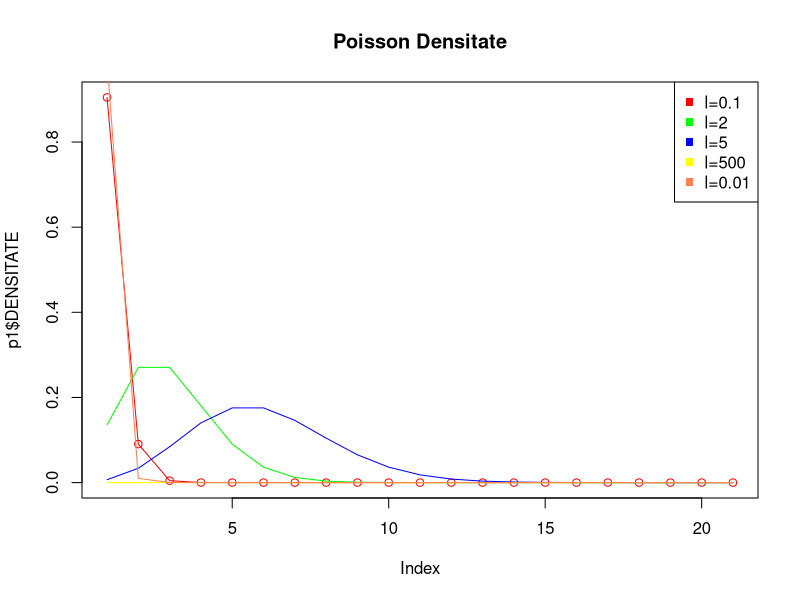
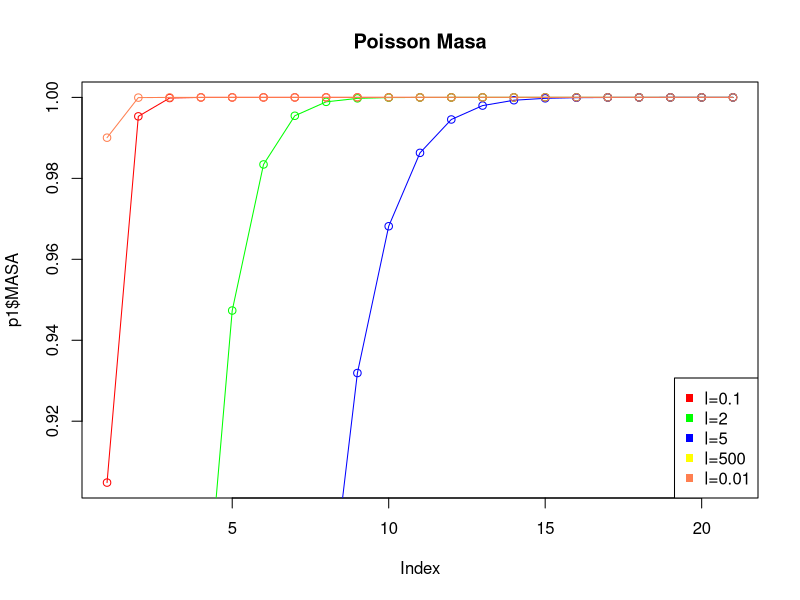
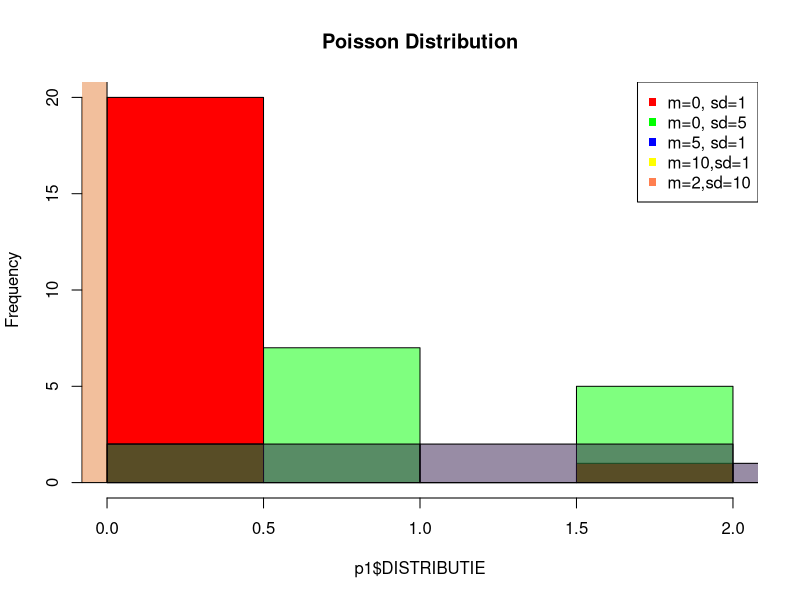
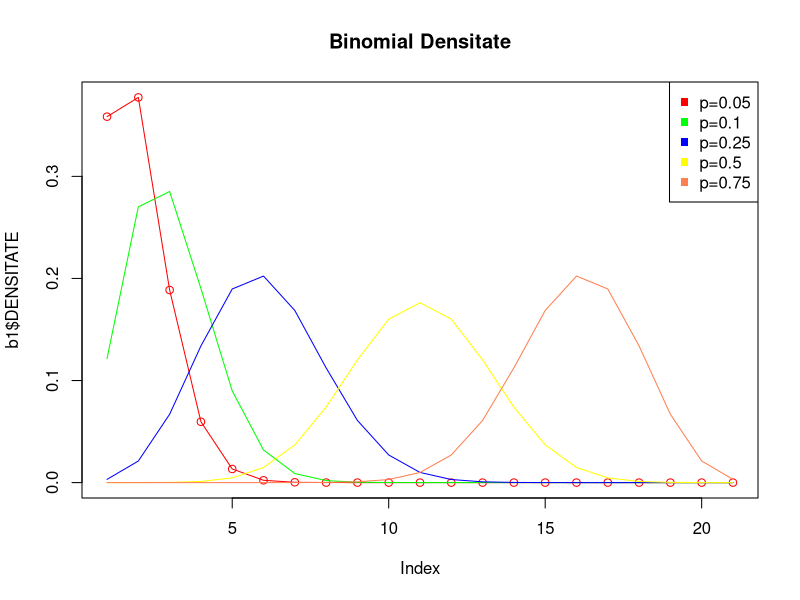
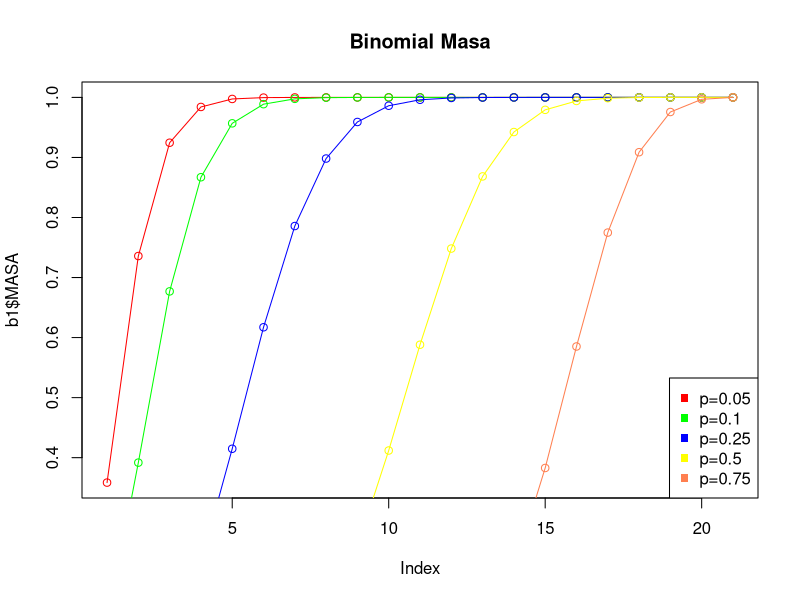
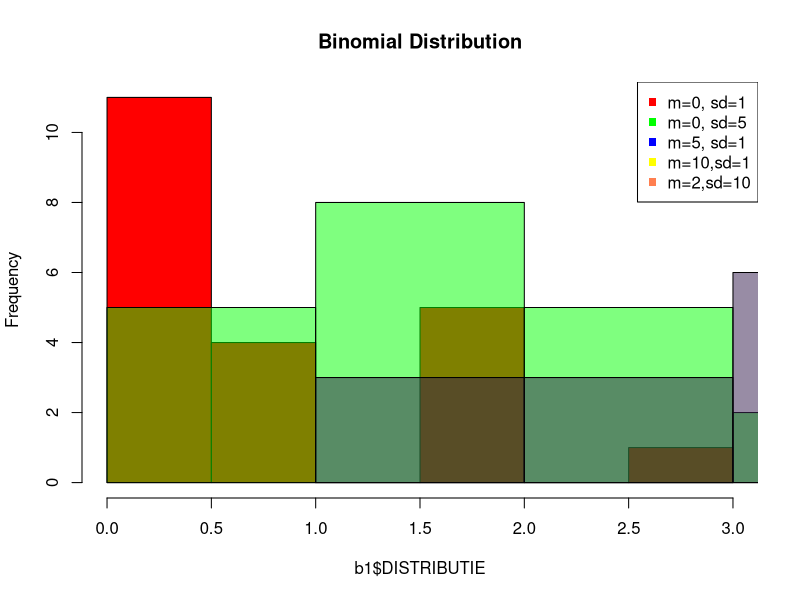
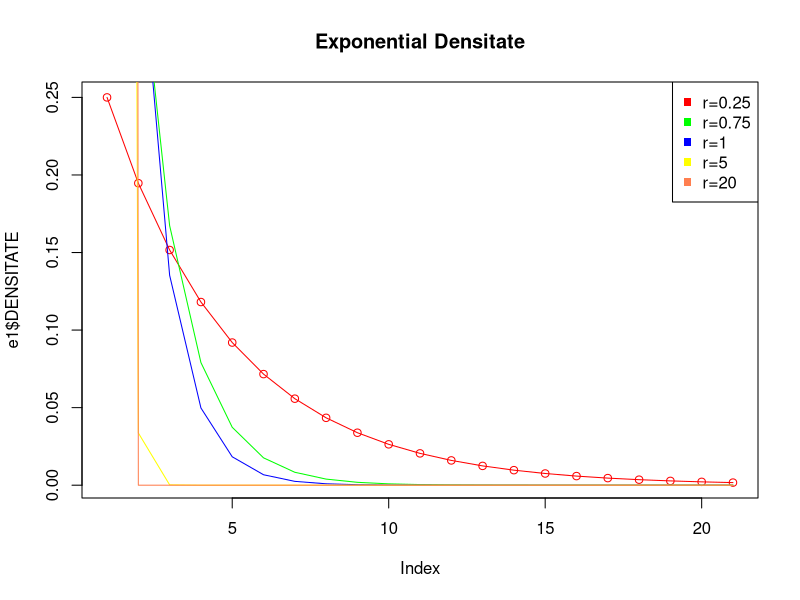
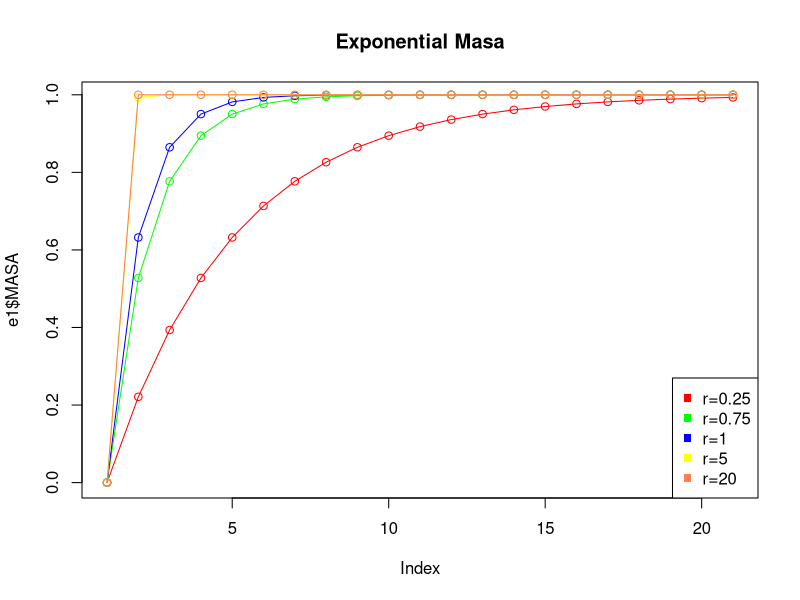

These charts were generated, in order, by the following R code:
#Problema 1

#Ex 1 media si varianta 1000 v.a. independente

p = rpois(1000,5.2)
b = rbinom(1000, 10, 0.1)
e = rexp(1000,10)
n = rnorm(1000,5)
print(var(p))
print(mean(p))
print(var(b))
print(mean(b))
print(var(e))
print(mean(e))
print(var(n))
print(mean(n))

#Ex 2 si 3 graficele functiilor de masa, densitate si functiile de repartitie (distributie)

##graficele poisson
p1 = data.frame(DENSITATE=dpois(0:20, 0.1), MASA=ppois(0:20, 0.1), DISTRIBUTIE= rpois(0:20, 0.1))
p2 = data.frame(DENSITATE=dpois(0:20, 2), MASA=ppois(0:20, 2), DISTRIBUTIE= rpois(0:20, 2))
p3 = data.frame(DENSITATE=dpois(0:20, 5), MASA=ppois(0:20, 5), DISTRIBUTIE= rpois(0:20, 5))
p4 = data.frame(DENSITATE=dpois(0:20, 500), MASA=ppois(0:20, 500), DISTRIBUTIE= rpois(0:20, 500))
p5 = data.frame(DENSITATE=dpois(0:20, 0.01), MASA=ppois(0:20, 0.01), DISTRIBUTIE= rpois(0:20, 0.01))

plot(p1$DENSITATE, type="o",col="red", main="Poisson Densitate") 
lines(p2$DENSITATE,Type="o",col="green")
lines(p3$DENSITATE,Type="o",col="blue")
lines(p4$DENSITATE,Type="o",col="yellow")
lines(p5$DENSITATE,Type="o",col="coral")
legend("topright",c("l=0.1","l=2","l=5","l=500", "l=0.01"), col=c("red","green","blue","yellow","coral"),pch=15)

plot(p1$MASA,type="o",col="red", main="Poisson Masa") 
lines(p2$MASA,type="o",col="green")
lines(p3$MASA,type="o",col="blue")
lines(p4$MASA,type="o",col="yellow")
lines(p5$MASA,type="o",col="coral")
legend("bottomright",c("l=0.1","l=2","l=5","l=500", "l=0.01"), col=c("red","green","blue","yellow","coral"),pch=15)

hist(p1$DISTRIBUTIE, col="red", main="Poisson Distribution") 
hist(p2$DISTRIBUTIE, col=rgb(0,1,0,0.5), add=T)
hist(p3$DISTRIBUTIE, col=rgb(0.2,0.1,0.3,0.5), add=T)
hist(p4$DISTRIBUTIE, col=rgb(0.1,0.05,0.04,0.5), add=T)
hist(p5$DISTRIBUTIE, col=rgb(0.9,0.5,0.23,0.5), add=T)
legend("topright",c("m=0, sd=1","m=0, sd=5","m=5, sd=1","m=10,sd=1", "m=2,sd=10"), col=c("red","green","blue","yellow","coral"),pch=15)


##graficele binomial
b1 = data.frame(DENSITATE=dbinom(0:20, 20, 0.05), MASA=pbinom(0:20, 20, 0.05), DISTRIBUTIE=rbinom(0:20, 20, 0.05))
b2 = data.frame(DENSITATE=dbinom(0:20, 20, 0.1), MASA=pbinom(0:20, 20, 0.1), DISTRIBUTIE=rbinom(0:20, 20, 0.1))
b3 = data.frame(DENSITATE=dbinom(0:20, 20, 0.25), MASA=pbinom(0:20, 20, 0.25), DISTRIBUTIE=rbinom(0:20, 20, 0.25))
b4 = data.frame(DENSITATE=dbinom(0:20, 20, 0.5), MASA=pbinom(0:20, 20, 0.5), DISTRIBUTIE=rbinom(0:20, 20, 0.5))
b5 = data.frame(DENSITATE=dbinom(0:20, 20, 0.75), MASA=pbinom(0:20, 20, 0.75), DISTRIBUTIE=rbinom(0:20, 20, 0.75))

plot(b1$DENSITATE, type="o",col="red", main="Binomial Densitate")
lines(b2$DENSITATE,Type="o",col="green")
lines(b3$DENSITATE,Type="o",col="blue")
lines(b4$DENSITATE,Type="o",col="yellow")
lines(b5$DENSITATE,Type="o",col="coral")
legend("topright",c("p=0.05","p=0.1","p=0.25","p=0.5", "p=0.75"), col=c("red","green","blue","yellow","coral"),pch=15)

plot(b1$MASA,type="o",col="red", main="Binomial Masa")
lines(b2$MASA,type="o",col="green")
lines(b3$MASA,type="o",col="blue")
lines(b4$MASA,type="o",col="yellow")
lines(b5$MASA,type="o",col="coral")
legend("bottomright",c("p=0.05","p=0.1","p=0.25","p=0.5", "p=0.75"), col=c("red","green","blue","yellow","coral"),pch=15)

hist(b1$DISTRIBUTIE, col="red", main="Binomial Distribution") 
hist(b2$DISTRIBUTIE, col=rgb(0,1,0,0.5), add=T)
hist(b3$DISTRIBUTIE, col=rgb(0.2,0.1,0.3,0.5), add=T)
hist(b4$DISTRIBUTIE, col=rgb(0.1,0.05,0.04,0.5), add=T)
hist(b5$DISTRIBUTIE, col=rgb(0.9,0.5,0.23,0.5), add=T)
legend("topright",c("m=0, sd=1","m=0, sd=5","m=5, sd=1","m=10,sd=1", "m=2,sd=10"), col=c("red","green","blue","yellow","coral"),pch=15)


##graficele exponential
e1 = data.frame(DENSITATE=dexp(0:20, 0.25), MASA=pexp(0:20, 0.25), DISTRIBUTIE=rexp(0:20, 0.25))
e2 = data.frame(DENSITATE=dexp(0:20, 0.75), MASA=pexp(0:20, 0.75), DISTRIBUTIE=rexp(0:20, 0.75))
e3 = data.frame(DENSITATE=dexp(0:20, 1), MASA=pexp(0:20, 1), DISTRIBUTIE=rexp(0:20, 1))
e4 = data.frame(DENSITATE=dexp(0:20, 5), MASA=pexp(0:20, 5), DISTRIBUTIE=rexp(0:20, 5))
e5 = data.frame(DENSITATE=dexp(0:20, 20), MASA=pexp(0:20, 20), DISTRIBUTIE=rexp(0:20, 20))

plot(e1$DENSITATE, type="o",col="red", main="Exponential Densitate")
lines(e2$DENSITATE,Type="o",col="green")
lines(e3$DENSITATE,Type="o",col="blue")
lines(e4$DENSITATE,Type="o",col="yellow")
lines(e5$DENSITATE,Type="o",col="coral")
legend("topright",c("r=0.25","r=0.75","r=1","r=5", "r=20"), col=c("red","green","blue","yellow","coral"),pch=15)

plot(e1$MASA,type="o",col="red", main="Exponential Masa") 
lines(e2$MASA,type="o",col="green")
lines(e3$MASA,type="o",col="blue")
lines(e4$MASA,type="o",col="yellow")
lines(e5$MASA,type="o",col="coral")
legend("bottomright",c("r=0.25","r=0.75","r=1","r=5", "r=20"), col=c("red","green","blue","yellow","coral"),pch=15)

hist(e1$DISTRIBUTIE, col="red", main="Exponential Distribution") 
hist(e2$DISTRIBUTIE, col=rgb(0,1,0,0.5), add=T)
hist(e3$DISTRIBUTIE, col=rgb(0.2,0.1,0.3,0.5), add=T)
hist(e4$DISTRIBUTIE, col=rgb(0.1,0.05,0.04,0.5), add=T)
hist(e5$DISTRIBUTIE, col=rgb(0.9,0.5,0.23,0.5), add=T)
legend("topright",c("m=0, sd=1","m=0, sd=5","m=5, sd=1","m=10,sd=1", "m=2,sd=10"), col=c("red","green","blue","yellow","coral"),pch=15)


##graficele normal
n1 = data.frame(DENSITATE=dnorm(0:20, 0, 1), MASA=pnorm(0:20, 0, 1), DISTRIBUTIE=rnorm(0:20, 0, 1))
n2 = data.frame(DENSITATE=dnorm(0:20, 0, 5), MASA=pnorm(0:20, 0, 5), DISTRIBUTIE=rnorm(0:20, 0, 5))
n3 = data.frame(DENSITATE=dnorm(0:20, 5, 1), MASA=pnorm(0:20, 5, 1), DISTRIBUTIE=rnorm(0:20, 5, 1))
n4 = data.frame(DENSITATE=dnorm(0:20, 10, 1), MASA=pnorm(0:20, 10, 1), DISTRIBUTIE=rnorm(0:20, 10, 1))
n5 = data.frame(DENSITATE=dnorm(0:20, 2, 10), MASA=pnorm(0:20, 2, 10), DISTRIBUTIE=rnorm(0:20, 2, 10))

plot(n1$DENSITATE, type="o",col="red", main="Normal Densitate")
lines(n2$DENSITATE,Type="o",col="green")
lines(n3$DENSITATE,Type="o",col="blue")
lines(n4$DENSITATE,Type="o",col="yellow")
lines(n5$DENSITATE,Type="o",col="coral")
legend("topright",c("m=0, sd=1","m=0, sd=5","m=5, sd=1","m=10,sd=1", "m=2,sd=10"), col=c("red","green","blue","yellow","coral"),pch=15)

plot(n1$MASA,type="o",col="red", main="Normal Masa") 
lines(n2$MASA,type="o",col="green")
lines(n3$MASA,type="o",col="blue")
lines(n4$MASA,type="o",col="yellow")
lines(n5$MASA,type="o",col="coral")
legend("bottomright",c("m=0, sd=1","m=0, sd=5","m=5, sd=1","m=10,sd=1", "m=2,sd=10"), col=c("red","green","blue","yellow","coral"),pch=15)

hist(n1$DISTRIBUTIE, col="red", main="Normal Distribution") 
hist(n2$DISTRIBUTIE, col=rgb(0,1,0,0.5), add=T)
hist(n3$DISTRIBUTIE, col=rgb(0.2,0.1,0.3,0.5), add=T)
hist(n4$DISTRIBUTIE, col=rgb(0.1,0.05,0.04,0.5), add=T)
hist(n5$DISTRIBUTIE, col=rgb(0.9,0.5,0.23,0.5), add=T)
legend("topright",c("m=0, sd=1","m=0, sd=5","m=5, sd=1","m=10,sd=1", "m=2,sd=10"), col=c("red","green","blue","yellow","coral"),pch=15)


## ex 4


## 3*2*10 elemente
i <- 1
myk <- numeric(60)
Mass <- numeric(60)
Poison <- numeric(60)
Norm <- numeric(60)
NormCorect <- numeric(60)
CampP <- numeric(60)

for(n in c(25,50,100)){
  for(p in c(0.05, 0.1)){
    for(k in 1:10){
      a <- 1/(9*(n-k))
      b <- 1/(9*(k+1))
      r <- ((k+1)*(1-p))/(p*(n-k))
      c <- (1-b)*r^(1/3)
      miu <- 1-a
      sigmapatrat <- a + (b*r)^(2/3)
      
      myk[i] <- k
      Mass[i] <- pbinom(k, n, p)  ## asta e rezultatul pt care caut aproximari
      DISTRIBUTIE <- rbinom(k,n,p)  
      mylambda <- n*p
      Poison[i] <- ppois(k, lambda = mylambda)
      Norm[i] <-  pnorm((k-n*p)/sqrt(n*p*(1-p)))
      NormCorect[i] <-  pnorm((k + 0.5 - n*p)/sqrt(n*p*(1-p)))
      CampP[i] <- pnorm((c-miu)/sqrt(sigmapatrat))
      i <- i+1
      
    }
  }
}

tabela <- data.frame(k = myk, Binomiala = Mass, Poison = Poison, Normala= Norm, NormalaCorectie= NormCorect, CampPaulson = CampP)
print(tabela)


##ex 5
for(set in 0:5){
  BP <- 0
  BN <- 0
  BNC <- 0
  BCP <- 0
  for(i in 1:10){
    if(abs(tabela[set*10+i,2] - tabela[set*10+i,3]) >= BP )
      BP = abs(tabela[set*10+i,2] - tabela[set*10+i,3])
    
    if(abs(tabela[set*10+i,2] - tabela[set*10+i,4]) >= BN )
      BN = abs(tabela[set*10+i,2] - tabela[set*10+i,4])
    
    if(abs(tabela[set*10+i,2] - tabela[set*10+i,5]) >= BNC )
      BNC = abs(tabela[set*10+i,2] - tabela[set*10+i,5])
    
    if(abs(tabela[set*10+i,2] - tabela[set*10+i,6]) >= BCP)
      BCP = abs(tabela[set*10+i,2] - tabela[set*10+i,6])
    
  }
  
  print(BP)
  print(BN)
  print(BNC)
  print(BCP)
}

plot(tabela$Binomiala, type="o",col="red", main="Binomial approximations")
lines(tabela$Poison,Type="o",col="green")
lines(tabela$Normala,Type="o",col="blue")
lines(tabela$NormalaCorectie,Type="o",col="yellow")
lines(tabela$CampPaulson,Type="o",col="coral")
legend("bottomleft",c("Binomiala","Poison","Normala","Normala Corectie", "Camp Paulson"), col=c("red","green","blue","yellow","coral"),pch=15)



## ex 6

  skewnormal <- function(miu, sigma, lambda) {
    return(Vectorize(function(x) {
      return(2 / sigma *
               dnorm((x - miu) / sigma, mean = 0, sd = 1) * 
               pnorm((lambda * ((x - miu) / sigma)), mean = 0, sd = 1))
    }))
  }
  
  plot(skewnormal(1, 5, 10),col="blue")
  plot(skewnormal(1, 25, 5), add=TRUE, col = "black")
  plot(skewnormal(1, 50, 15), add=TRUE, col = "dark green")
  plot(skewnormal(1, 3, 20), add=TRUE, col = "yellow")
  plot(skewnormal(1, 100, 20), add=TRUE, col = "red")
  legend("topleft", c("5","25","50","3","100"),col=c("blue","black","dark green","yellow", "red"), pch = 10)

  
  
## ex 7
n <- 25
myfunction <- function(n,p){
  dreapta <- (n*p*(1-p))/((1-2*p)^2)
  lambdasquared <- uniroot(function(x)  ((1-(2/pi)*((x)/(1+x)))^3)/((2/pi)*((4/pi-1)^2)*((x/(1+x))^3))-dreapta, c(0,500), extendInt = "yes")$root
  
  lambda <- sign(1-2*p)*sqrt(lambdasquared)
  sigma <- sqrt((n*p*(1-p))/(1-(2/pi)*((lambda^2)/(1+lambda^2))))
  miu <- n*p - sigma*sqrt((2/pi)*((lambda^2)/(1+lambda^2)))
  
  library(sn)
  barplot(dsn(x= 0:n, dp=c(miu,sigma,lambda)),col=rgb(0.3,0.1,0.23,0.5), add=T)
  
}

# pt p=0.05

barplot(pbinom(q=0:n,size=n, prob=0.05), col=rgb(0.9,0.5,0.23,0.5))
myfunction(n,0.05)

# pt p=0.1

barplot(pbinom(q=0:n, size=n, prob=0.1), col=rgb(0.9,0.5,0.23,0.5))
myfunction(n,0.1)


## ex 8
    
    i <- 1
    myk <- numeric(60)
    Binomiala <- numeric(60)
    NormalaAsimetrica <- numeric(60)
    
    for(n in c(25,50,100)){
      for(p in c(0.05, 0.1)){
        for(k in 1:10){
          myk[i] <- k
          Binomiala[i] <- pbinom(k, n, p)  
          dreapta <- (n*p*(1-p))/((1-2*p)^2)
          lambdasquared <- uniroot(function(x)  ((1-(2/pi)*((x)/(1+x)))^3)/((2/pi)*((4/pi-1)^2)*((x/(1+x))^3))-dreapta, c(0,500), extendInt = "yes")$root
          
          lambda <- sign(1-2*p)*sqrt(lambdasquared)
          sigma <- sqrt((n*p*(1-p))/(1-(2/pi)*((lambda^2)/(1+lambda^2))))
          miu <- n*p - sigma*sqrt((2/pi)*((lambda^2)/(1+lambda^2)))
          NormalaAsimetrica[i]<- dsn(x=k, dp=c(miu,sigma,lambda))
          
          i <- i+1
          
        }
      }
    }
    
    tabela2 <- data.frame(k = myk, Binomiala =Binomiala, NormalaAsimetrica= NormalaAsimetrica)
    print(tabela2)
    
   ## afisarea distante Kolomogorov
    for(set in 0:5){
      maxim <- 0
      for(k in 1:10){
        if(abs(tabela2[set*10+k,2] - tabela2[set*10+k,3]) > maxim )
          Kolomogorov = abs(tabela2[set*10+k,2] - tabela2[set*10+k,3])
      }
      print(Kolomogorov)
    }
    

    
    plot(tabela2$Binomiala, type="o",col="red", main="Binomial - Skew Normal approximations")
    lines(tabela2$NormalaAsimetrica,Type="o",col="blue")
    legend("topright",c("Binomiala","Normala Asimetrica"), col=c("red","blue"),pch=15)
    
    
